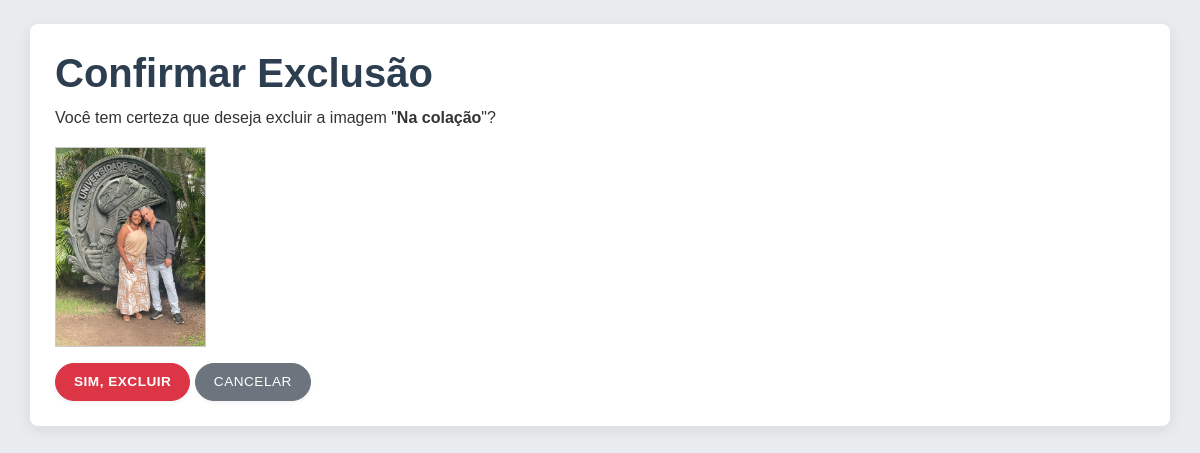
Page /excluir/3/ on the committed database.
### galeria/models.py (models this page shows, shortened)
class Imagem(models.Model):
    titulo = models.CharField(max_length=100, verbose_name="Título")
    descricao = models.TextField(blank=True, null=True, verbose_name="Descrição")
    imagem = models.ImageField(upload_to='imagens_galeria/', verbose_name="Arquivo da Imagem")
    data_upload = models.DateTimeField(default=timezone.now, verbose_name="Data de Upload")
    class Meta:
        verbose_name = "Imagem"
        verbose_name_plural = "Imagens"
        ordering = ['-data_upload'] # Ordenar da mais recente para a mais antiga

### galeria/views.py (the view, shortened to what this page needs)
# urls.py: path('excluir/<int:id_imagem>/', views.excluir_imagem, name='excluir_imagem'),
def excluir_imagem(request, id_imagem):
    imagem_obj = get_object_or_404(Imagem, pk=id_imagem)
    contexto = {'imagem_obj': imagem_obj}
    return render(request, 'galeria/confirmar_exclusao.html', contexto)

### galeria/templates/galeria/confirmar_exclusao.html (shortened to what this page needs)
{% extends "base.html" %}
{% block conteudo %}
<h1>Confirmar Exclusão</h1>
<p>Você tem certeza que deseja excluir a imagem "<strong>{{ imagem_obj.titulo }}</strong>"?</p>
{% if imagem_obj.imagem %}
<div class="my-3">
    <img src="{{ imagem_obj.imagem.url }}" alt="{{ imagem_obj.titulo }}" style="max-width: 300px; max-height: 200px; border: 1px solid #ccc;">
</div>
{% endif %}
<form method="POST" action="{% url 'excluir_imagem' id_imagem=imagem_obj.id %}">
    <button type="submit" class="btn btn-danger botao-confirmar-excluir">Sim, Excluir</button>
    <a href="{% url 'listar_imagens' %}" class="btn btn-secondary botao-formulario-cancelar">Cancelar</a>
</form>
{% endblock %}

### static/css/estilo.css (style rules this page uses)
body { font-family: 'Arial', sans-serif; background-color: #e9ecef; color: #333; line-height: 1.6; }
h1, h2, h3, h4, h5, h6 { color: #2c3e50; font-weight: bold; }
.btn { border-radius: 20px; padding: 8px 18px; font-weight: 500; transition: all 0.25s ease-in-out; letter-spacing: 0.5px; text-transform: uppercase; font-size: 0.85rem; box-shadow: 0 2px 4px rgba(0,0,0,0.05); }
.botao-confirmar-excluir { font-weight: bold; }

### rows in the picture
Imagem: titulo "Na colação", imagem (picture)
